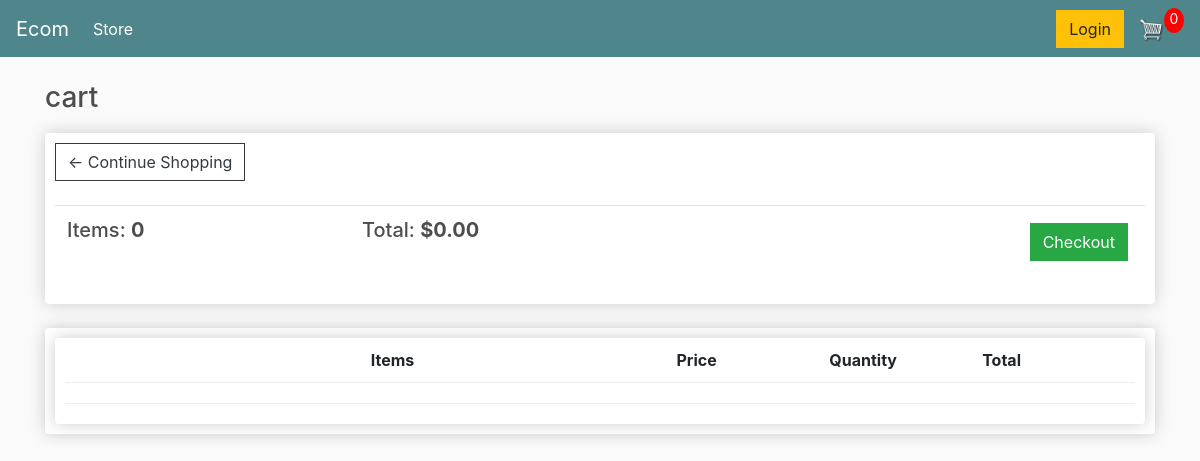
The page /cart/ (signed in) on the database as committed earlier.
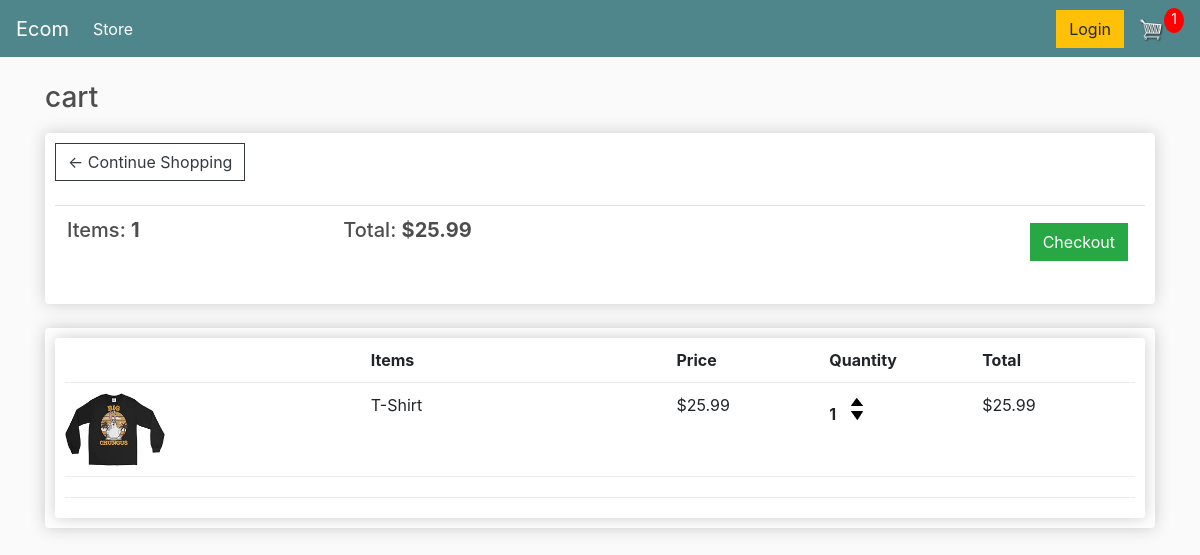
The same page on the database as committed later.
### store/models.py (models this page shows, shortened)
class Order(models.Model):
	customer = models.ForeignKey(Customer, on_delete=models.SET_NULL, null=True, blank=True)
	date_ordered = models.DateTimeField(auto_now_add=True)
	complete = models.BooleanField(default=False)
	transaction_id = models.CharField(max_length=100, null=True)
	@property
	def get_cart_total(self):
		orderitems = self.orderitem_set.all()
		total = sum([item.get_total for item in orderitems])
		return total
	@property
	def get_cart_items(self):
		orderitems = self.orderitem_set.all()
		total = sum([item.quantity for item in orderitems])
		return total

class OrderItem(models.Model):
	product = models.ForeignKey(Product, on_delete=models.SET_NULL, null=True)
	order = models.ForeignKey(Order, on_delete=models.SET_NULL, null=True)
	quantity = models.IntegerField(default=0, null=True, blank=True)
	date_added = models.DateTimeField(auto_now_add=True)
	@property
	def get_total(self):
		total = self.product.price * self.quantity
		return total

class Product(models.Model):
	name = models.CharField(max_length=200)
	price = models.DecimalField(max_digits=7, decimal_places=2)
	digital = models.BooleanField(default=False, null=True, blank=False)
	image = models.ImageField(null=True, blank=True)
	@property
	def imageURL(self):
		try:
			url = self.image.url
		except:
			url = ''
		return url

### store/views.py (the view)
# urls.py: path('cart/', views.cart, name="cart"),
def cart(request):
	data = cartData(request)
	cartItems = data['cartItems']
	order = data['order']
	items = data['items']
	context = {'items':items, 'order':order, 'cartItems':cartItems}
	return render(request, 'store/cart.html', context)

### store/utils.py (called while the page is built)
def cartData(request):
	if request.user.is_authenticated:
		customer = request.user.customer
		order, created = Order.objects.get_or_create(customer=customer, complete=False)
		items = order.orderitem_set.all()
		cartItems = order.get_cart_items
	else:
		cookieData = cookieCart(request)
		cartItems = cookieData['cartItems']
		order = cookieData['order']
		items = cookieData['items']
	return {'cartItems':cartItems ,'order':order, 'items':items}

### store/templates/store/cart.html (shortened to what this page needs)
{% extends 'store/main.html' %}
{% load static %}
{% block content %}
<h3>cart</h3><div class="row">
	<div class="col-lg-12">
		<div class="box-element">
			<a  class="btn btn-outline-dark" href="{% url 'store' %}">&#x2190; Continue Shopping</a>
			<br>
			<br>
			<table class="table">
				<tr>
					<th><h5>Items: <strong>{{order.get_cart_items}}</strong></h5></th>
					<th><h5>Total: <strong>${{order.get_cart_total|floatformat:2}}</strong></h5></th>
					<th>
						<a  style="float:right; margin:5px;" class="btn btn-success" href="{% url 'checkout' %}">Checkout</a>
					</th>
				</tr>
			</table>
		</div>
		<br>
		<div class="box-element">
			<div class="box-element">
				<div class="cart-row">
					<div style="flex:2"></div>
					<div style="flex:2"><strong>Items</strong></div>
					<div style="flex:1"><strong>Price</strong></div>
					<div style="flex:1"><strong>Quantity</strong></div>
					<div style="flex:1"><strong>Total</strong></div>
				</div>
				{% for item in items %}
				<div class="cart-row">
					<div style="flex:2"><img class="row-image" src="{{item.product.imageURL}}"></div>
					<div style="flex:2">{{item.product.name}}</div>
					<div style="flex:1">${{item.product.price|floatformat:2}}</div>
					<div style="flex:1">
						<p class="quantity">{{item.quantity}}</p>
						<div class="quantity">
							<img data-product="{{item.product.id}}" data-action="add" class="chg-quantity update-cart" src="{% static  'images/arrow-up.png' %}">
							<img data-product="{{item.product.id}}" data-action="remove" class="chg-quantity update-cart" src="{% static  'images/arrow-down.png' %}">
						</div>
					</div>
					<div style="flex:1">${{item.get_total}}</div>
				</div>
				{% endfor %}
				<div class="cart-row">
				</div>
			</div>
		</div>
	</div>
</div>
{% endblock content %}

Rows that differ between the two databases and show on the page:
changed Order: get_cart_items "0" → "1"; get_cart_total "0.00" → "25.99"
added OrderItem: product.imageURL (picture), product.name "T-Shirt", product.price "25.99", quantity "1", get_total "25.99"
Other text that changed with them:
{{ cartItems }}: "0" → "1"
